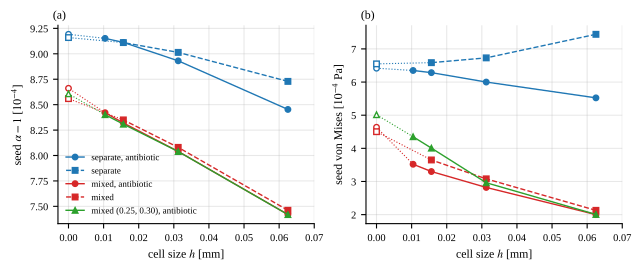

Recreate this plot in Python.
#!/usr/bin/env python3
"""fig_grid_examples.py -- grid convergence of all two-species examples (coupling paper, Section 3/4; thesis Ch. 4,
Table tab:ch5-gci): seed alpha - 1 (a) and seed von Mises stress (b) at T* = 1 against the grid (32^3, 64^3, 128^3; 192^3 with antibiotic),
outer step 0.0025, Python TVD, inherit rule. Dotted: Richardson extrapolation (Celik et al. 2008) from the three finest grids.

Data: the cloud runs results/2026-10-3d/*front1_dtc0.0025*inhliv*_{separate,mixed,mixed_ab}.json (no antibiotic, and the
Fritsch start fractions with antibiotic); the two antibiotic series with equal start amounts are from IKMHIWI03
(IKMHIWI03_TO_CLOUD.ja.md A-89; their JSONs stay on that machine), copied below.

    python papers/coupling_paper/fig_grid_examples.py -> papers/coupling_paper/fig_grid_examples.pdf
"""
import glob
import json
import sys
from pathlib import Path

import matplotlib
matplotlib.use("Agg")
import matplotlib.pyplot as plt  # noqa: E402
import numpy as np  # noqa: E402

HERE = Path(__file__).resolve().parent
ROOT = HERE.parents[1]
sys.path.insert(0, str(ROOT / "ansys_usermat"))
import figstyle  # noqa: E402

RES = ROOT / "ansys_usermat/apdl/results/2026-10-3d"
N = (32, 64, 128)


def cloud(tag, key, grids=N):
    out = []
    for n in grids:
        pre = "" if n == 32 else f"nf{n}_"
        mix = "mixeq_" if tag.startswith("mixeq") else ""
        f = glob.glob(str(RES / f"coupled_living_consumption_{pre}front1_dtc0.0025_phimin0.001_v2_fortran_ansysbc_inhliv_{mix}a100_gab1_gc1_tab0.333333_tvd_wgmirror_fast_{tag.replace('mixeq_', '')}.json"))
        r = json.load(open(f[0]))["runs"][key]
        last = lambda q: r[q][-1] if isinstance(r[q], list) else r[q]  # noqa: E731
        out.append((last("seed_am1"), last("seed_vm_Pa")))
    return np.array(out)


N4 = N + (192,)
SERIES = [  # label, (alpha-1, vM) per grid, colour, marker
    ("separate, antibiotic", np.vstack([[[8.453e-4, 5.523e-4], [8.931e-4, 6.000e-4], [9.112e-4, 6.284e-4]],
                                        cloud("separate_ab", "separate_ab", (192,))]), "C0", "o"),
    ("separate", cloud("separate", "separate"), "C0", "s"),
    ("mixed, antibiotic", np.vstack([[[7.42e-4, 2.00e-4], [8.04e-4, 2.82e-4], [8.32e-4, 3.30e-4]],
                                     cloud("mixeq_mixed_ab", "mixed_ab", (192,))]), "C3", "o"),
    ("mixed", cloud("mixeq_mixed", "mixed"), "C3", "s"),
    ("mixed (0.25, 0.30), antibiotic", cloud("mixed_ab", "mixed_ab", N4), "C2", "^"),
]


def gci3(f1, f2, f3, r21=2.0, r32=2.0):
    """Celik et al. 2008 (iterative for unequal ratios); finest grid first. None if not monotone."""
    e21, e32 = f2 - f1, f3 - f2
    if e21 == 0 or e32 / e21 <= 0:
        return None
    p = 1.0
    for _ in range(200):
        p = abs(np.log(abs(e32 / e21)) + np.log((r21 ** p - 1) / (r32 ** p - 1))) / np.log(r21)
    if p < 0.3:
        return None
    return (r21 ** p * f1 - f2) / (r21 ** p - 1)


def main():
    figstyle.apply(size=8.5)
    fig, axs = plt.subplots(1, 2, figsize=(6.3, 2.6), constrained_layout=True)
    for label, v, col, mk in SERIES:
        ls = "-" if "antibiotic" in label else "--"
        h = 2.0 / np.array(N4[:len(v)])
        for k, ax in enumerate(axs):
            y = v[:, k] * 1e4
            ax.plot(h, y, color=col, marker=mk, ls=ls, lw=1, ms=4, label=label if k == 0 else None)
            ext = gci3(y[-1], y[-2], y[-3], h[-2] / h[-1], h[-3] / h[-2])
            if ext is not None:
                ax.plot([h[-1], 0], [y[-1], ext], color=col, ls=":", lw=0.8)
                ax.plot([0], [ext], color=col, marker=mk, mfc="white", ms=4)
    for ax, yl, t in zip(axs, (r"seed $\alpha-1$ [$10^{-4}$]", r"seed von Mises [$10^{-4}$ Pa]"), "ab"):
        ax.set_xlabel(r"cell size $h$ [mm]")
        ax.set_ylabel(yl)
        ax.set_xlim(-0.003, 0.07)
        ax.text(-0.02, 1.02, f"({t})", transform=ax.transAxes, va="bottom", ha="left")
    axs[0].legend(fontsize=6.5, loc="lower left", frameon=False)
    out = HERE / "fig_grid_examples.pdf"
    fig.savefig(out)
    print("wrote", out)


if __name__ == "__main__":
    main()
